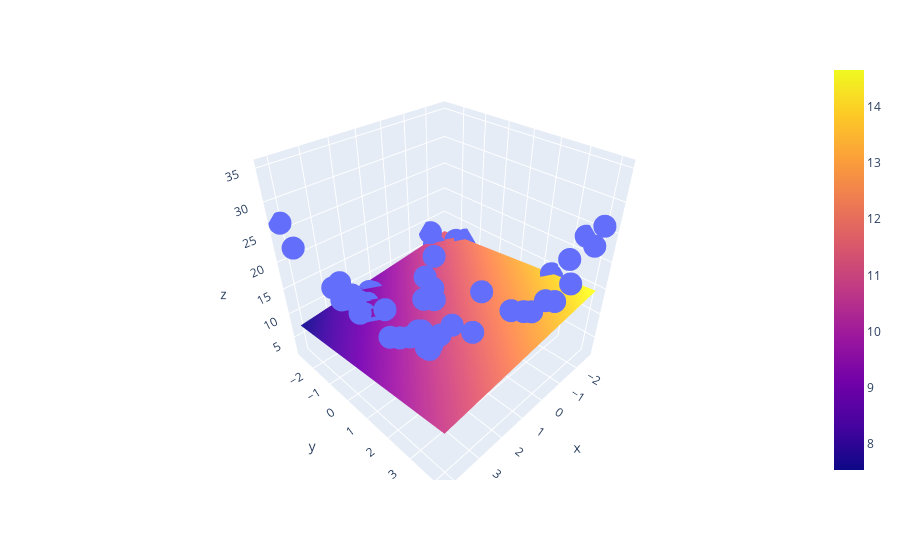

The notebook cell this image was saved under:
### Code cell
import plotly.graph_objects as go

fig =px.scatter_3d(df,x=x.ravel(),y =y.ravel(),z =z.ravel())
fig.add_trace(go.Surface(x=x_input,y=y_input,z=z_final))
fig.show()
